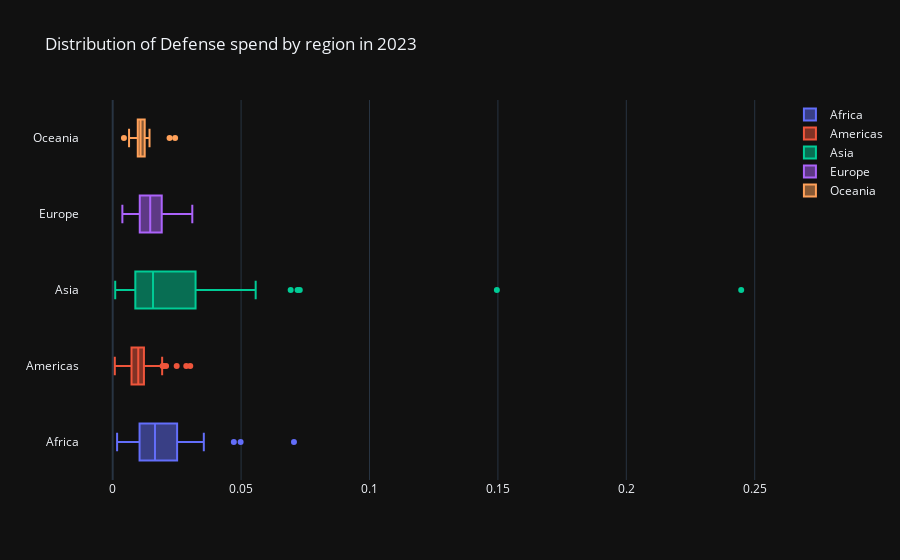

Notebook code for this chart:
### Code cell
fig = go.Figure()

year = 2023

for region, data in defense_region.groupby('region'):

    data = data[data['year'] == year]

    fig.add_trace(
        go.Box(
            x=data['value_pct_national_income'],
            name=region
        )
    )

    fig.update_layout(
        title=f"Distribution of Defense spend by region in {year}"
    )

fig.show()
